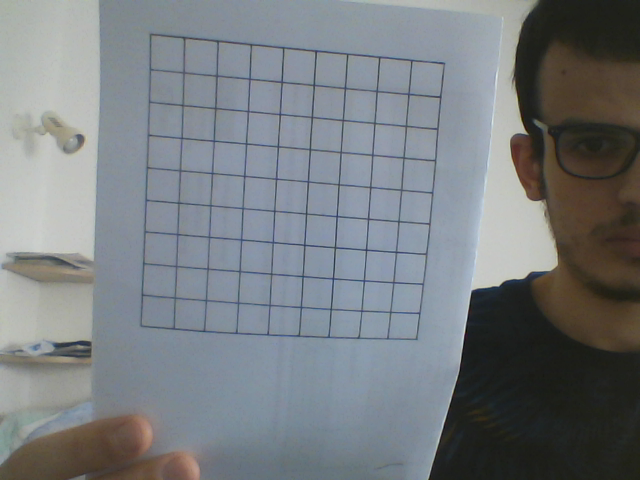
#> input picture sudoku_grid1.png, 640 x 480 px
$ python RGB_image.py
#> lines starting #> are read from the running program, lines starting #| are printed output that depends on the picture; after the words box and inside, x2 and y2 are one past the last pixel; in counts of white or black regions, pixels touching at a corner belong together
import numpy as np
import cv2

im = cv2.imread ('sudoku_grid1.png')#('sudoCleanedOfRects.jpg')# # read picture
#> im is the input picture: shape (480, 640, 3); mean B, G, R 128.3, 124.6, 119.7
gray = cv2.cvtColor(im,cv2.COLOR_BGR2GRAY)
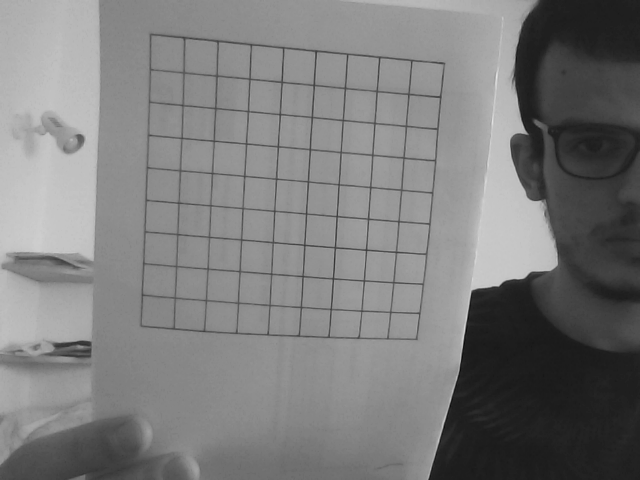
#> gray: shape (480, 640); min 7, max 230, mean 123.6

gray = cv2.GaussianBlur(gray, (3, 3), 0)

ret, thresh = cv2.threshold(gray, 120, 255, cv2.THRESH_BINARY_INV)
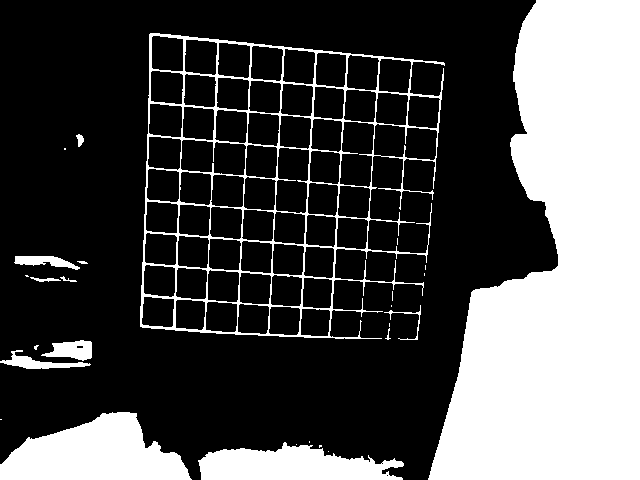
#> thresh: shape (480, 640); 30.9% white; 27 white regions (14 under 20 px), largest, box (x1, y1, x2, y2) and area: (428, 0, 640, 480) 68518, (140, 33, 445, 339) 10208, (0, 412, 192, 480) 8524
edges = cv2.Canny(thresh, 155, 155, apertureSize = 3)
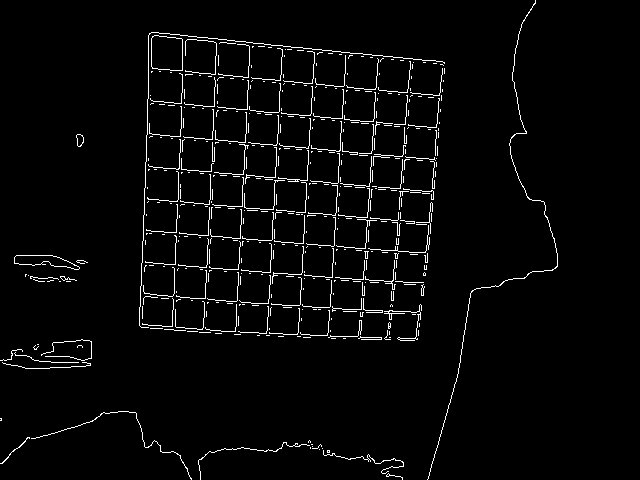
#> edges: shape (480, 640); 3.1% white in thin lines or dots, all inside (x1, y1, x2, y2) = (0, 0, 558, 480)

# cv2.imshow("title", edges)
cv2.imshow("title1", thresh)
cv2.waitKey()

$ run again, with sudoku_grid2.png copied over sudoku_grid1.png
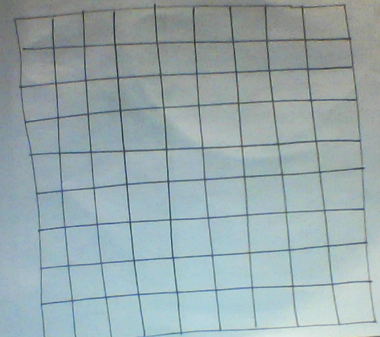
#> input picture sudoku_grid2.png, 380 x 337 px
#> im is the input picture: shape (337, 380, 3); mean B, G, R 172.3, 169.3, 152.4
#> `ret, thresh = cv2.threshold(gray, 120, 255, cv2.THRESH_BINARY_INV)`:
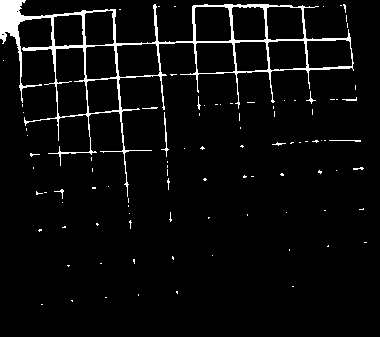
#> thresh: shape (337, 380); 4.5% white; 95 white regions (85 under 20 px), largest, box (x1, y1, x2, y2) and area: (0, 0, 354, 197) 5064, (161, 112, 169, 157) 73, (329, 140, 361, 142) 38
#> `edges = cv2.Canny(thresh, 155, 155, apertureSize = 3)`:
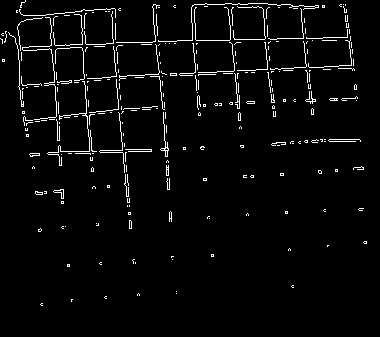
#> edges: shape (337, 380); 3.4% white in thin lines or dots, all inside (x1, y1, x2, y2) = (0, 0, 367, 306)

$ run again, with sudoku_grid3.png copied over sudoku_grid1.png
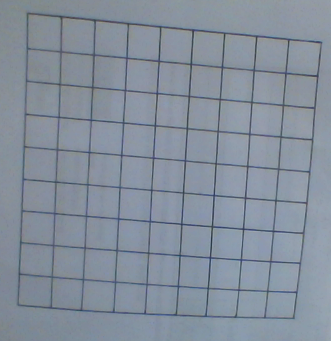
#> input picture sudoku_grid3.png, 331 x 341 px
#> im is the input picture: shape (341, 331, 3); mean B, G, R 155.7, 142.7, 132.5
#> `ret, thresh = cv2.threshold(gray, 120, 255, cv2.THRESH_BINARY_INV)`:
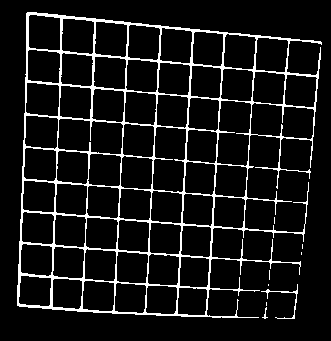
#> thresh: shape (341, 331); 9.2% white in thin lines or dots, all inside (x1, y1, x2, y2) = (17, 12, 322, 319)
#> `edges = cv2.Canny(thresh, 155, 155, apertureSize = 3)`:
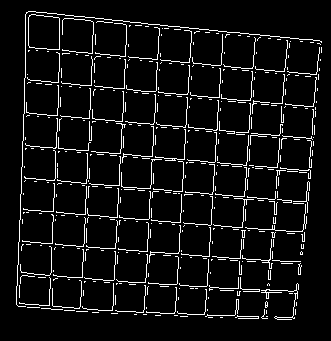
#> edges: shape (341, 331); 6.8% white in thin lines or dots, all inside (x1, y1, x2, y2) = (16, 11, 322, 320)
